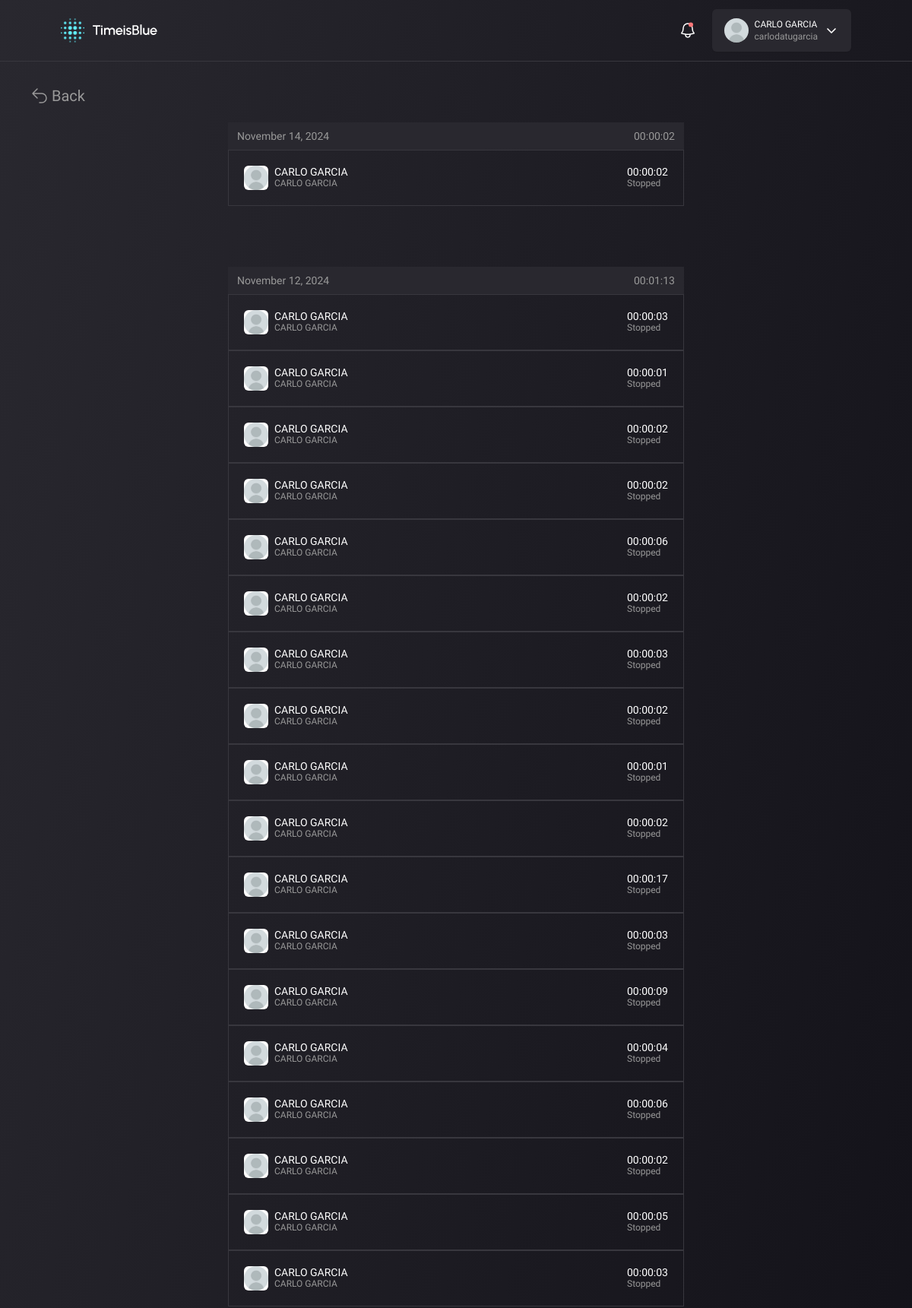
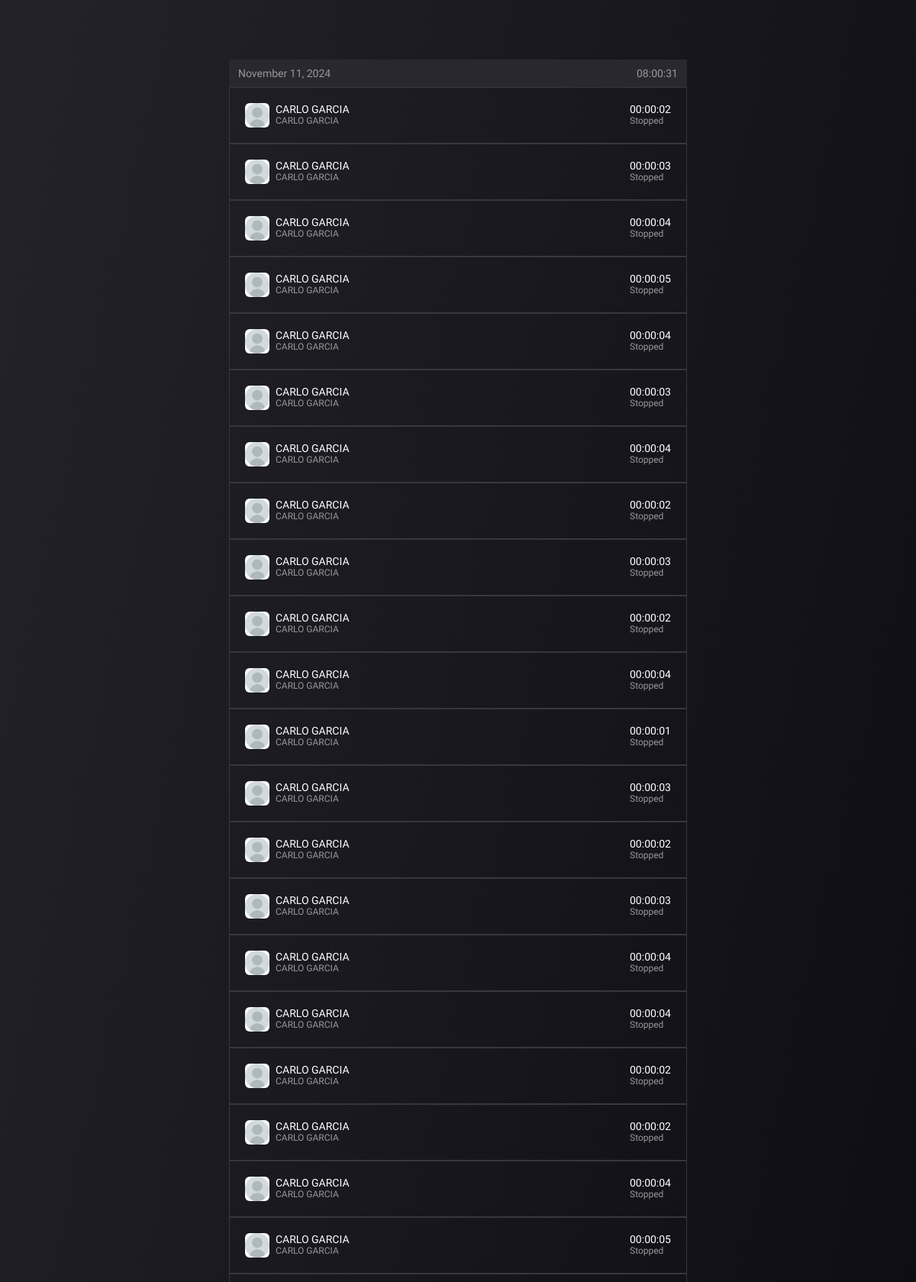
The page /history.php (signed in, upper part) on the database its author committed (2 pictures, top to bottom).
### tables this page shows
CREATE TABLE `daily_session` (
  `id` int(11) NOT NULL,
  `employee_id` int(11) DEFAULT NULL,
  `time_consumed` int(11) DEFAULT NULL,
  `date` date DEFAULT NULL,
  `regular_hour` int(11) NOT NULL DEFAULT 8,
  `over_time` int(11) NOT NULL,
  `created_at` datetime DEFAULT current_timestamp()
);

### history.php (the view, shortened to what this page needs)
<?php
    require "database.php";
    $current_date = date("Y-m-d");
    $employee_id = $_SESSION['id'];
    $time_entries = [];
    $query_time_entries = "SELECT * FROM time_entries WHERE employee_id = $employee_id";
    $result = mysqli_query($conn, $query_time_entries);
    if (mysqli_num_rows($result) > 0) {
        while($row = mysqli_fetch_assoc($result)) {
            $entries_date = $row['date'];
            $time_started = new DateTime($row['time_started']);
            $time_ended = new DateTime($row['time_ended']);
            $interval = $time_started->diff($time_ended);
            $timegap = $interval->format("%H:%I:%S");
            $time_entries[] = [
                'date' => $entries_date,
                'time_stopped' => $timegap
            ];
        }
    }
    else {
    }
    $sessions = [];
    $query_daily_session = "SELECT * FROM daily_session WHERE employee_id = $employee_id";
    $query_daily_session_results = mysqli_query($conn, $query_daily_session);
    if (mysqli_num_rows($query_daily_session_results) > 0){
        while($row = $query_daily_session_results->fetch_assoc()) {
            $sessions[] = [
                'date' => $row['date'],
                'time_consumed' => $row['time_consumed']+$row['over_time']
            ];
        }
    }
?>
<!DOCTYPE html>
<html lang="en">
<head>
    <script src="https://cdn.tailwindcss.com"></script>
    <link rel="stylesheet" href="fonts.CSS">
</head>
<body class=" h-screen bg-gradient-to-br from-[#29282F] to-[#09080F] text-white urbanist flex flex-col">
    <nav class=" flex justify-between px-20 py-3 border-b border-[#38373E]">
        <img src="assets/logo.svg" alt="" class="w-32">
        <div class="flex gap-5">
            <img src="assets/notif-icon.svg" alt="">
            <div class="relative inline-block text-left">
                <div onclick="toggleDropdown()" class="inline-flex w-full justify-center rounded-md bg-[#29282F] px-4 py-3 text-xs font-medium  shadow-sm hover:cursor-pointer  hover:bg-[#33323C]">
                    <div class="flex items-center gap-2">
                        <img src="assets/default-prof.jpg" alt="" class="w-8 h-8 rounded-full">
                        <div>
                            <p><?=$_SESSION['fullname']?></p>
                            <p class="text-[#999999]"><?=strtok($_SESSION['email'], "@")?></p>
                        </div>
                    </div>
                    <div class="self-center ml-2 rounded-full hover:bg-[#999999]">
                        <img src="assets/prof-option.svg" alt="">
                    </div>
                </div>
            </div>
        </div>
    </nav>
    <main class="flex flex-col overflow-auto relative py-20">
        <div class="ml-10 top-[7rem] fixed">
            <a href="dashboard.php" class="flex items-center text-[#999999] gap-1 text-xl"><img src="assets/back-icon.svg" alt=""> Back</a>
        </div>
        <div class="w-1/2 self-center flex flex-col gap-20">
            <?php foreach (array_reverse($sessions) as $session): ?>
                <div>
                    <div class="flex items-center justify-between bg-[#29282F] py-2 px-3 text-[#999999] text-sm">
                        <p>
                            <?php if ($session['date'] == $current_date):
                                echo "Today";
                            else:
                                echo date("F j, Y", strtotime($session['date']));
                            endif; ?>
                        </p>
                        <p>
                            <?=gmdate("H:i:s", $session['time_consumed']);?>
                        </p>
                    </div>
                    <?php foreach (array_reverse($time_entries) as $entries): ?>
                        <?php if ($entries['date'] == $session['date']): ?>
                            <div class="border border-[#38373E] p-5 flex items-center justify-between">
                                <div class="flex items-center gap-2">
                                    <img src="assets/default-prof.jpg" alt="" class="w-8 h-8 rounded-md">
                                    <div class="text-sm leading-none">
                                        <p><?=$_SESSION['fullname']?></p>
                                        <p class="text-[#999999] text-xs"><?=$_SESSION['fullname']?></p>
                                    </div>
                                </div>
                                <div class="leading-none text-sm ">
                                    <p>
                                        <?= $entries['time_stopped']?>
                                    </p>
                                    <p class="text-[#999999] text-xs">Stopped</p>
                                </div>
                            </div>
                        <?php endif; ?>
                    <?php endforeach;?>
                </div>
            <?php endforeach;?>
        </div>
    </main>
</body>
</html>

### rows shown on the page
daily_session: date "November 14, 2024", time_consumed "00:00:02", time_stopped "00:00:02"
daily_session: date "November 12, 2024", time_consumed "00:01:13", time_stopped "00:00:03", time_stopped "00:00:01", time_stopped "00:00:02", time_stopped "00:00:06", time_stopped "00:00:17", time_stopped "00:00:09", time_stopped "00:00:04", time_stopped "00:00:05"

### other values the page prints
$_SESSION['fullname'] "CARLO GARCIA"
strtok($_SESSION['email'], "@") "carlodatugarcia"
date("F j, Y", strtotime($session['date'])) "November 11, 2024"
gmdate("H:i:s", $session['time_consumed']) "08:00:31"
$entries['time_stopped'] "00:00:02"
$entries['time_stopped'] "00:00:03"
$entries['time_stopped'] "00:00:04"
$entries['time_stopped'] "00:00:05"
$entries['time_stopped'] "00:00:01"
